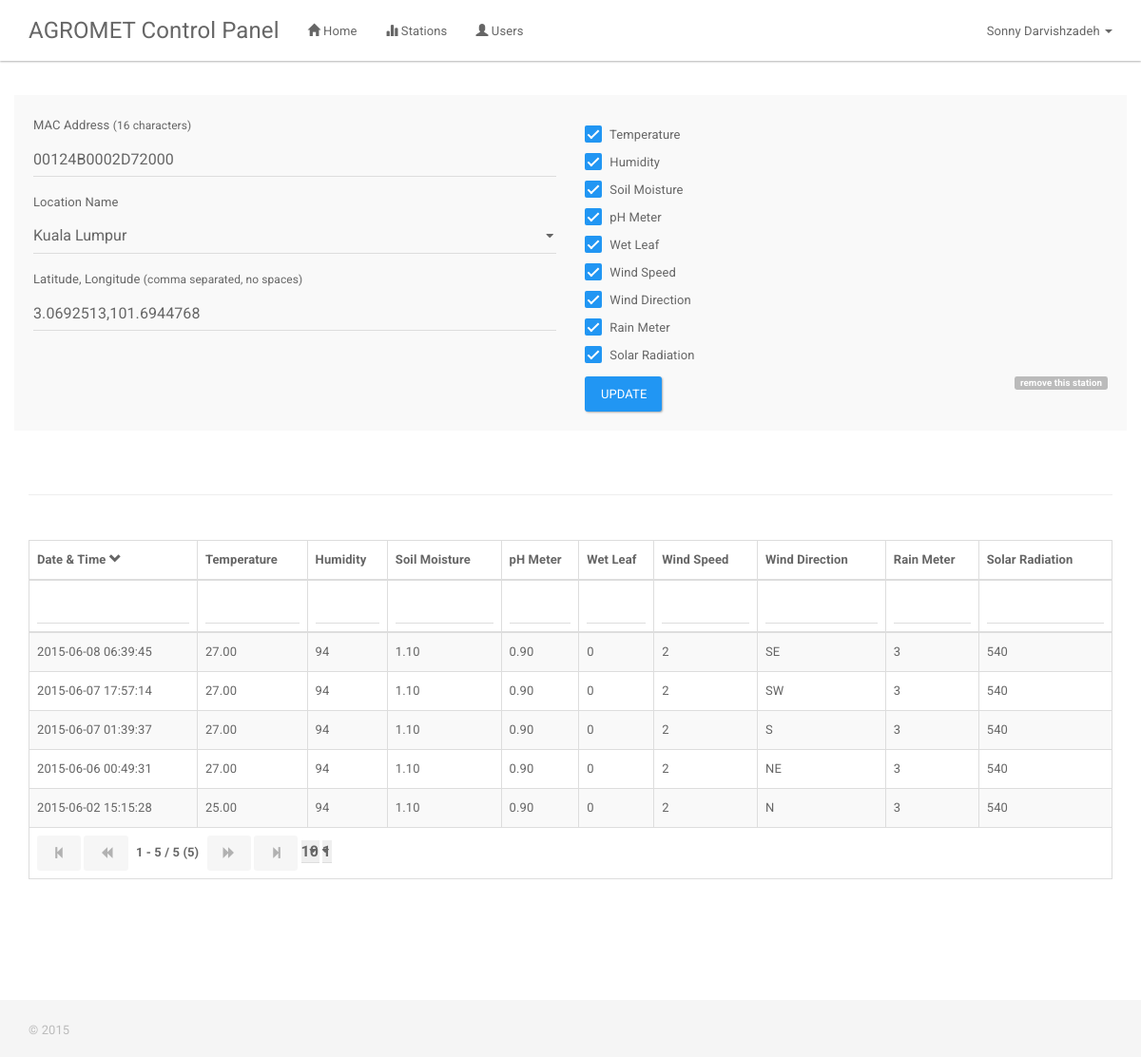
Page /cp/index.php?p=station&id=1 (signed in) on the committed database.
### tables this page shows
CREATE TABLE IF NOT EXISTS `users` (
`id` int(11) NOT NULL,
  `created_on` timestamp NOT NULL DEFAULT CURRENT_TIMESTAMP,
  `name` varchar(64) NOT NULL,
  `email` varchar(64) NOT NULL,
  `password` varchar(32) NOT NULL,
  `subscription` tinyint(1) DEFAULT NULL,
  `admin` tinyint(1) DEFAULT NULL
);

CREATE TABLE IF NOT EXISTS `stations` (
`id` int(11) NOT NULL,
  `created_on` timestamp NOT NULL DEFAULT CURRENT_TIMESTAMP,
  `mac` varchar(16) NOT NULL,
  `location_id` int(11) NOT NULL,
  `latlong` varchar(36) NOT NULL,
  `temperature` tinyint(1) DEFAULT '1',
  `humidity` tinyint(1) DEFAULT '1',
  `soilMoist` tinyint(1) DEFAULT '1',
  `phMeter` tinyint(1) DEFAULT '1',
  `wetLeaf` tinyint(1) DEFAULT '1',
  `windSpeed` tinyint(1) DEFAULT '1',
  `windDir` tinyint(1) DEFAULT '1',
  `rainMeter` tinyint(1) DEFAULT '1',
  `solarRad` tinyint(1) DEFAULT '1'
);

CREATE TABLE IF NOT EXISTS `locations` (
`id` int(11) NOT NULL,
  `name` varchar(128) NOT NULL COMMENT 'Just a name',
  `data_path` varchar(32) NOT NULL COMMENT 'Supposed to contain IP addresses'
);

CREATE TABLE IF NOT EXISTS `station_data` (
`id` int(11) NOT NULL,
  `station_id` int(11) NOT NULL,
  `datetime` timestamp NOT NULL DEFAULT CURRENT_TIMESTAMP,
  `temperature` float(4,2) NOT NULL,
  `humidity` tinyint(2) unsigned NOT NULL,
  `soilMoist` float(3,2) unsigned NOT NULL,
  `phMeter` float(3,2) NOT NULL,
  `wetLeaf` tinyint(2) unsigned NOT NULL,
  `windSpeed` smallint(3) unsigned NOT NULL,
  `windDir` varchar(2) NOT NULL,
  `rainMeter` tinyint(2) unsigned NOT NULL,
  `solarRad` smallint(4) unsigned NOT NULL
);

### cp/station.php (the view, shortened to what this page needs)
<?php
$query = $conn->query("SELECT *
						FROM `stations`
						WHERE `id` = '" . $_GET['id'] . "';");
$row = $query->fetchAll(PDO::FETCH_ASSOC);
if ($row) {
?>
<div class="row well">
	<form action="./?<?php echo $_SERVER['QUERY_STRING'] ?>" method="post" autocomplete="off">
		<div class="row">
			<div class="col-md-6">
				<div class="form-group">
					<label for="mac_addr">MAC Address <small>(16 characters)</small></label>
					<input type="text" class="form-control" name="mac_addr" placeholder="MAC Address" minlength="16" maxlength="16" title="16 Characters" value="<?php echo $row[0]['mac'] ?>" required />
				</div>
				<div class="form-group">
					<label for="loc_id">Location Name</label>
					<select class="form-control" name="loc_id">
					<?php
					$loc_names = $conn->query("SELECT * FROM `locations` ORDER BY `name`;");
					$loc_names = $loc_names->fetchAll(PDO::FETCH_ASSOC);
					foreach ($loc_names as $value) {
						echo '<option value="' . $value['id'] . '"' . ($row[0]['location_id']==$value['id']?' selected':'') . '>' . $value['name'] . '</option>';
					}
					?>
					</select>
				</div>
				<div class="form-group">
					<label for="latlong">Latitude, Longitude <small>(comma separated, no spaces)</small></label>
					<input type="text" class="form-control" name="latlong" placeholder="Latitude, Longitude" minlength="3" maxlength="36" pattern="-?\d{1,3}\.\d+[,]-?\d{1,3}\.\d+" title="Comma separated, No spaces" value="<?php echo $row[0]['latlong'] ?>" required />
				</div>
			</div>
			<div class="col-md-6">
				<div class="checkbox">
					<label>
						<input type="checkbox" name="temperature" <?php echo $row[0]['temperature']?'checked':'' ?> /> Temperature
					</label>
				</div>
				<div class="checkbox">
					<label>
						<input type="checkbox" name="humidity" <?php echo $row[0]['humidity']?'checked':'' ?> /> Humidity
					</label>
				</div>
				<div class="checkbox">
					<label>
						<input type="checkbox" name="soilMoist" <?php echo $row[0]['soilMoist']?'checked':'' ?> /> Soil Moisture
					</label>
				</div>
				<div class="checkbox">
					<label>
						<input type="checkbox" name="phMeter" <?php echo $row[0]['phMeter']?'checked':'' ?> /> pH Meter
					</label>
				</div>
				<div class="checkbox">
					<label>
						<input type="checkbox" name="wetLeaf" <?php echo $row[0]['wetLeaf']?'checked':'' ?> /> Wet Leaf
					</label>
				</div>
				<div class="checkbox">
					<label>
						<input type="checkbox" name="windSpeed" <?php echo $row[0]['windSpeed']?'checked':'' ?> /> Wind Speed
					</label>
				</div>
				<div class="checkbox">
					<label>
						<input type="checkbox" name="windDir" <?php echo $row[0]['windDir']?'checked':'' ?> /> Wind Direction
					</label>
				</div>
				<div class="checkbox">
					<label>
						<input type="checkbox" name="rainMeter" <?php echo $row[0]['rainMeter']?'checked':'' ?> /> Rain Meter
					</label>
				</div>
				<div class="checkbox">
					<label>
						<input type="checkbox" name="solarRad" <?php echo $row[0]['solarRad']?'checked':'' ?> /> Solar Radiation
					</label>
				</div>
				<button type="submit" class="btn btn-primary pull-left">Update</button>
				<a id="remover" data-warn="This action cannot be undone and will remove this station permanently.<br />The data under this station will be inaccessible via this panel." href="./?p=station&remove=<?php echo htmlentities(trim($_GET['id'])) ?>"><span class="label label-default pull-right">remove this station</span></a>
			</div>
		</div>
	</form>
</div>
<br />
<hr />
<br />
<?php
$query = $conn->query("SELECT * FROM `station_data` WHERE `station_id` = " . $row[0]['id'] . " LIMIT 100;");
$row = $query->fetchAll(PDO::FETCH_ASSOC);
?>
<table class="table table-bordered table-responsive table-hover table-striped" id="stationData">
	<thead>
		<tr>
			<th>Date & Time</th>
			<th>Temperature</th>
			<th>Humidity</th>
			<th>Soil Moisture</th>
			<th>pH Meter</th>
			<th>Wet Leaf</th>
			<th>Wind Speed</th>
			<th>Wind Direction</th>
			<th>Rain Meter</th>
			<th>Solar Radiation</th>
		</tr>
	</thead>
	<tfoot>
		<tr>
			<th colspan="10" class="ts-pager form-horizontal">
				<button type="button" class="btn first"><i class="icon-step-backward glyphicon glyphicon-step-backward"></i></button>
				<button type="button" class="btn prev"><i class="icon-arrow-left glyphicon glyphicon-backward"></i></button>
				<span class="pagedisplay"></span>
				<button type="button" class="btn next"><i class="icon-arrow-right glyphicon glyphicon-forward"></i></button>
				<button type="button" class="btn last"><i class="icon-step-forward glyphicon glyphicon-step-forward"></i></button>
				<select class="pagesize input-mini" title="Select page size">
				  <option selected="selected" value="10">10</option>
				</select>
				<select class="pagenum input-mini" title="Select page number"></select>
			</th>
		</tr>
	</tfoot>
	<tbody>
		<?php
		foreach ($row as $value) {
		?>
		<tr>
			<td><?php echo $value['datetime']; ?></td>
			<td><?php echo $value['temperature']; ?></td>
			<td><?php echo $value['humidity']; ?></td>
			<td><?php echo $value['soilMoist']; ?></td>
			<td><?php echo $value['phMeter']; ?></td>
			<td><?php echo $value['wetLeaf']; ?></td>
			<td><?php echo $value['windSpeed']; ?></td>
			<td><?php echo $value['windDir']; ?></td>
			<td><?php echo $value['rainMeter']; ?></td>
			<td><?php echo $value['solarRad']; ?></td>
		</tr>
		<?php
		}
		?>
	</tbody>
</table>
<?php
} else {
	require_once('404.php');
}
?>

### cp/header.php (shortened to what this page needs)
<nav class="navbar navbar-default navbar-fixed-top">
	<div class="container">
		<div class="navbar-header">
			<a class="navbar-brand" href="./">AGROMET Control Panel</a>
		</div>
		<div id="navbar" class="navbar-collapse collapse">
			<ul class="nav navbar-nav">
				<li><a href="./"><span class="glyphicon glyphicon-home"></span> Home</a></li>
				<li><a href="?p=stations"><span class="glyphicon glyphicon-stats"></span> Stations</a></li>
				<li><a href="?p=users"><span class="glyphicon glyphicon-user"></span> Users</a></li>
			</ul>
			<ul class="nav navbar-nav navbar-right">
				<li class="dropdown">
					<a href="#" class="dropdown-toggle" data-toggle="dropdown" role="button" aria-expanded="false"><?php echo $user[0]['name'] ?> <span class="caret"></span></a>
				</li>
			</ul>
		</div>
	</div>
</nav>

### css/extras.css (style rules this page uses)
html { position: relative; min-height: 100%; }
body { margin-bottom: 60px; padding-top: 100px; padding-bottom: 100px; }

### rows in the picture
users: name "Sonny Darvishzadeh"
stations: mac_addr "00124B0002D72000", loc_id "Kuala Lumpur", latlong "3.0692513,101.6944768", temperature "☑", humidity "☑", soilMoist "☑", phMeter "☑", wetLeaf "☑", windSpeed "☑", windDir "☑", rainMeter "☑", solarRad "☑"
station_data: datetime "2015-06-02 15:15:28", temperature "25.00", humidity "94", soilMoist "1.10", phMeter "0.90", wetLeaf "0", windSpeed "2", windDir "N", rainMeter "3", solarRad "540"
station_data: datetime "2015-06-07 17:57:14", temperature "27.00", humidity "94", soilMoist "1.10", phMeter "0.90", wetLeaf "0", windSpeed "2", windDir "SW", rainMeter "3", solarRad "540"
station_data: datetime "2015-06-06 00:49:31", temperature "27.00", humidity "94", soilMoist "1.10", phMeter "0.90", wetLeaf "0", windSpeed "2", windDir "NE", rainMeter "3", solarRad "540"
station_data: datetime "2015-06-07 01:39:37", temperature "27.00", humidity "94", soilMoist "1.10", phMeter "0.90", wetLeaf "0", windSpeed "2", windDir "S", rainMeter "3", solarRad "540"
station_data: datetime "2015-06-08 06:39:45", temperature "27.00", humidity "94", soilMoist "1.10", phMeter "0.90", wetLeaf "0", windSpeed "2", windDir "SE", rainMeter "3", solarRad "540"
